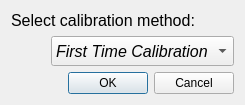
<?xml version="1.0" encoding="UTF-8"?>
<ui version="4.0">
 <class>CalibrationDialog</class>
 <widget class="QDialog" name="CalibrationDialog">
  <property name="geometry">
   <rect>
    <x>0</x>
    <y>0</y>
    <width>313</width>
    <height>105</height>
   </rect>
  </property>
  <property name="sizePolicy">
   <sizepolicy hsizetype="Fixed" vsizetype="Fixed">
    <horstretch>0</horstretch>
    <verstretch>0</verstretch>
   </sizepolicy>
  </property>
  <property name="windowTitle">
   <string>Calibration Window</string>
  </property>
  <property name="windowIcon">
   <iconset resource="../resources/resources.qrc">
    <normaloff>:/img/img/grab.jpg</normaloff>:/img/img/grab.jpg</iconset>
  </property>
  <layout class="QVBoxLayout" name="verticalLayout">
   <property name="sizeConstraint">
    <enum>QLayout::SetFixedSize</enum>
   </property>
   <item>
    <widget class="QLabel" name="label">
     <property name="font">
      <font>
       <pointsize>12</pointsize>
      </font>
     </property>
     <property name="text">
      <string>Select calibration method:</string>
     </property>
    </widget>
   </item>
   <item>
    <layout class="QHBoxLayout" name="horizontalLayout">
     <item>
      <spacer name="horizontalSpacer">
       <property name="orientation">
        <enum>Qt::Horizontal</enum>
       </property>
       <property name="sizeHint" stdset="0">
        <size>
         <width>40</width>
         <height>20</height>
        </size>
       </property>
      </spacer>
     </item>
     <item>
      <widget class="QComboBox" name="comboBox_calibMethod">
       <property name="minimumSize">
        <size>
         <width>0</width>
         <height>30</height>
        </size>
       </property>
       <property name="font">
        <font>
         <pointsize>12</pointsize>
         <italic>true</italic>
        </font>
       </property>
       <property name="sizeAdjustPolicy">
        <enum>QComboBox::AdjustToContents</enum>
       </property>
       <item>
        <property name="text">
         <string>First Time Calibration</string>
        </property>
       </item>
       <item>
        <property name="text">
         <string>Adjustment</string>
        </property>
       </item>
      </widget>
     </item>
    </layout>
   </item>
   <item>
    <widget class="QDialogButtonBox" name="buttonBox">
     <property name="orientation">
      <enum>Qt::Horizontal</enum>
     </property>
     <property name="standardButtons">
      <set>QDialogButtonBox::Cancel|QDialogButtonBox::Ok</set>
     </property>
    </widget>
   </item>
  </layout>
 </widget>
 <resources>
  <include location="../resources/resources.qrc"/>
 </resources>
 <connections>
  <connection>
   <sender>buttonBox</sender>
   <signal>accepted()</signal>
   <receiver>CalibrationDialog</receiver>
   <slot>accept()</slot>
   <hints>
    <hint type="sourcelabel">
     <x>248</x>
     <y>254</y>
    </hint>
    <hint type="destinationlabel">
     <x>157</x>
     <y>274</y>
    </hint>
   </hints>
  </connection>
  <connection>
   <sender>buttonBox</sender>
   <signal>rejected()</signal>
   <receiver>CalibrationDialog</receiver>
   <slot>reject()</slot>
   <hints>
    <hint type="sourcelabel">
     <x>316</x>
     <y>260</y>
    </hint>
    <hint type="destinationlabel">
     <x>286</x>
     <y>274</y>
    </hint>
   </hints>
  </connection>
 </connections>
</ui>
